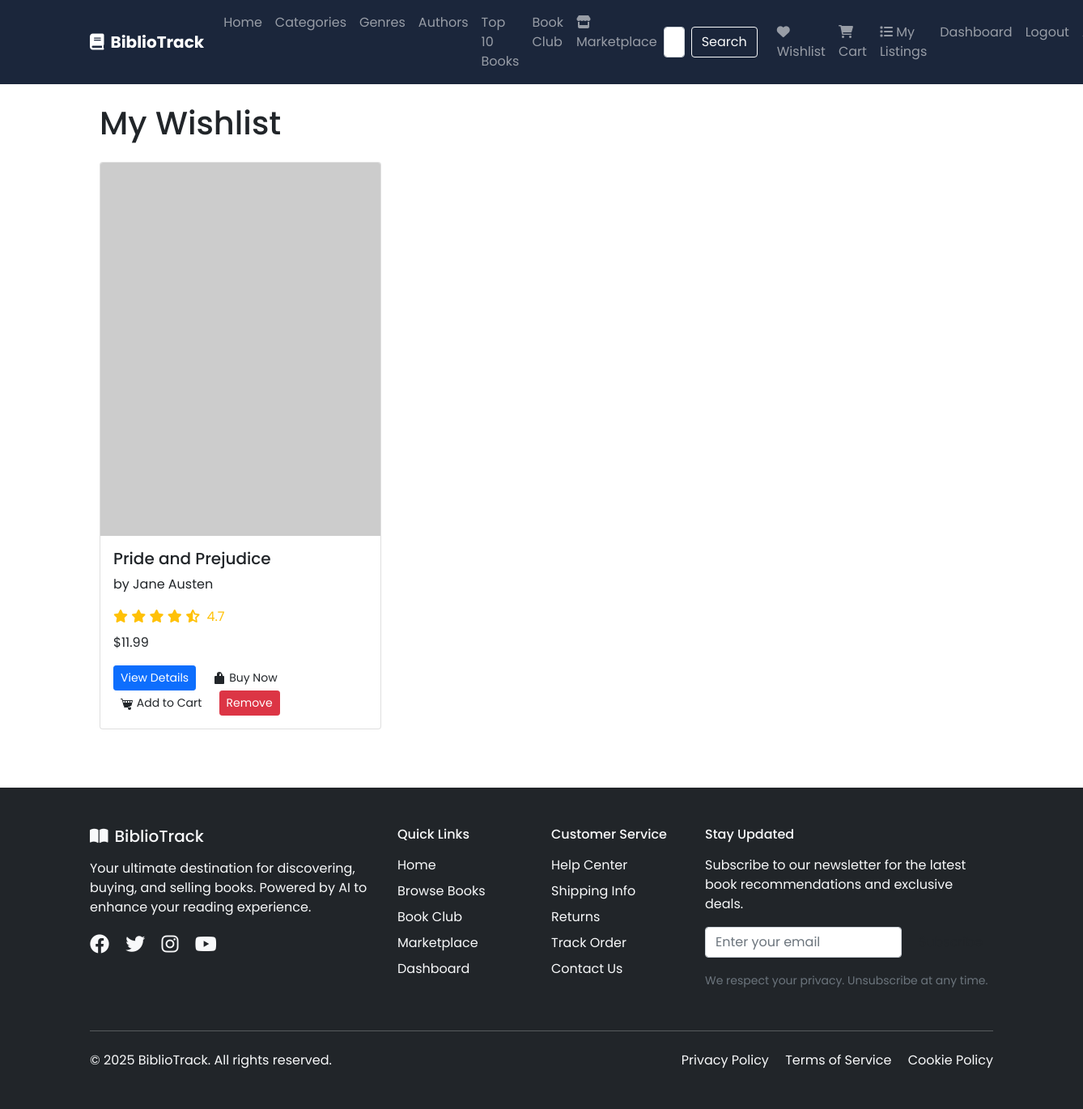
/wishlist/ (signed in), run on the app's committed database.
### books/models.py (models this page shows, shortened)
class Wishlist(models.Model):
    user = models.ForeignKey(User, on_delete=models.CASCADE)
    book = models.ForeignKey(Book, on_delete=models.CASCADE)
    added_at = models.DateTimeField(auto_now_add=True)
    class Meta:
        unique_together = ('user', 'book')

class Book(models.Model):
    title = models.CharField(max_length=200)
    author = models.CharField(max_length=100)
    genre = models.CharField(max_length=50)
    category = models.CharField(max_length=50)
    price = models.DecimalField(max_digits=10, decimal_places=2)
    rating = models.FloatField(default=0.0, validators=[MinValueValidator(0.0), MaxValueValidator(5.0)])
    stock = models.PositiveIntegerField(default=0)
    cover_image_url = models.URLField(blank=True, null=True)
    description = models.TextField(blank=True)
    image_hash = models.CharField(max_length=64, blank=True, null=True)  # Store perceptual hash
    image_features = models.JSONField(blank=True, null=True)  # Store VGG16 features for visual search
    created_at = models.DateTimeField(auto_now_add=True)
    updated_at = models.DateTimeField(auto_now=True)

### books/views.py (the view)
# urls.py: path('wishlist/', views.wishlist, name='wishlist'),
@login_required
def wishlist(request):
    logger.info(f"Request: {request.method} {request.path}")
    wishlist_items = Wishlist.objects.filter(user=request.user).select_related('book')
    return render(request, 'books/wishlist.html', {
        'wishlist_items': wishlist_items
    })

### books/templates/books/wishlist.html (shortened to what this page needs)
{% extends 'books/base.html' %}
{% block content %}
<div class="container mt-4">
    <h1 class="mb-4">My Wishlist</h1>
    {% if wishlist_items %}
        <div class="row">
            {% for item in wishlist_items %}
            <div class="col-md-4 mb-4">
                <div class="card book-card h-100">
                    <img src="{% if item.book.cover_image %}{{ item.book.cover_image.url }}{% else %}https://via.placeholder.com/300x400?text=Book+Cover{% endif %}" class="card-img-top" alt="{{ item.book.title }}">
                    <div class="card-body d-flex flex-column">
                        <h5 class="card-title">{{ item.book.title }}</h5>
                        <p class="card-text">by {{ item.book.author }}</p>
                        <div class="star-rating mb-2">
                            {% for i in "12345"|make_list %}
                                <i class="fas fa-star{% if item.book.rating < forloop.counter %}-half-alt{% endif %}"></i>
                            {% endfor %}
                            <span class="ms-1">{{ item.book.rating }}</span>
                        </div>
                        <p class="card-text">${{ item.book.price }}</p>
                        <div class="mt-auto">
                            <a href="{% url 'book_detail' item.book.pk %}" class="btn btn-primary btn-sm me-2">View Details</a>
                            <a href="{% url 'buy_now' item.book.pk %}" class="btn btn-pink btn-sm me-2">
                                <svg width="16" height="16" fill="currentColor" viewBox="0 0 16 16">
                                    <path d="M8 1a2 2 0 0 0-2 2v2H5V3a3 3 0 1 1 6 0v2h-1V3a2 2 0 0 0-2-2z"/>
                                    <path d="M5 5H3a1 1 0 0 0-1 1v8a1 1 0 0 0 1 1h10a1 1 0 0 0 1-1V6a1 1 0 0 0-1-1h-2V4a3 3 0 0 0-6 0v1zm3 0V4a2 2 0 1 1 4 0v1H8z"/>
                                </svg> Buy Now
                            </a>
                            <a href="{% url 'add_to_cart' item.book.pk %}" class="btn btn-pink btn-sm me-2">
                                 Add to Cart
                            </a>
                            <a href="{% url 'remove_from_wishlist' item.pk %}" class="btn btn-danger btn-sm" onclick="return confirm('Remove from wishlist?')">Remove</a>
                        </div>
                    </div>
                </div>
            </div>
            {% endfor %}
        </div>
    {% endif %}
</div>
{% endblock %}

### books/templates/books/base.html (style rules this page uses)
body { font-family: 'Poppins', sans-serif; }
.book-card { transition: transform 0.2s; }
.star-rating { color: #ffc107; }

### data on the page
Wishlist: book "Pride and Prejudice", book.author "Jane Austen", book.rating "4.7", book.price "11.99"
